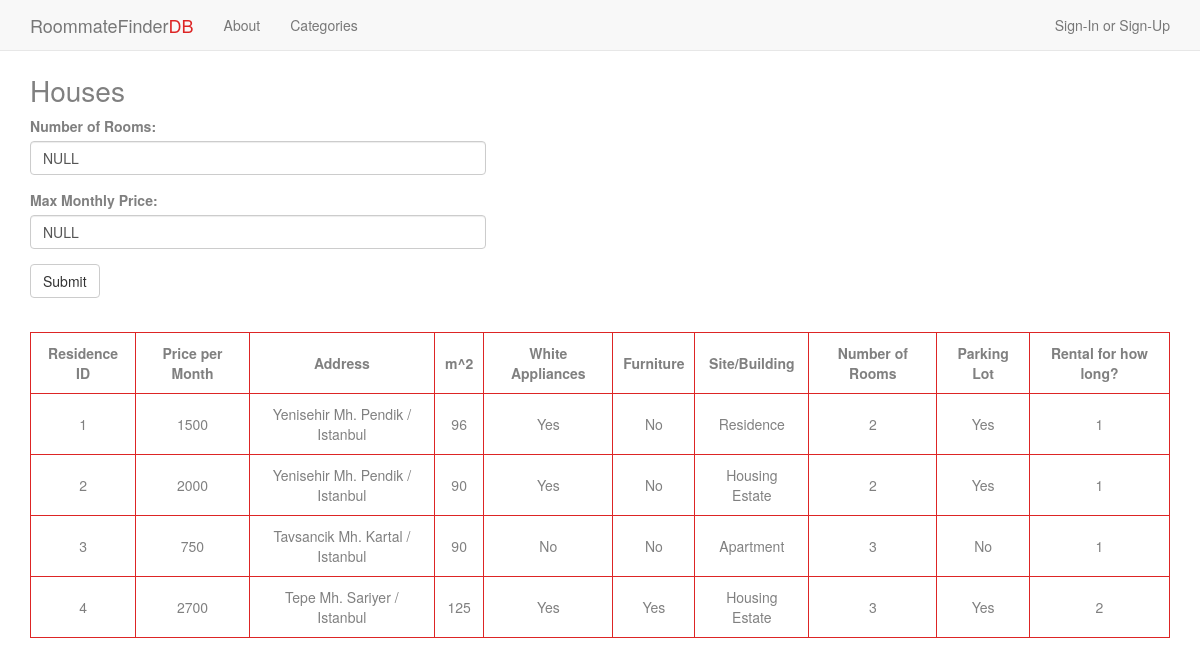
The page /houses.php on the database its author committed.
### tables this page shows
CREATE TABLE `houses` (
  `residence_id` int(11) NOT NULL,
  `monthly_price` int(6) DEFAULT NULL,
  `whiteApp` enum('Yes','No') DEFAULT NULL,
  `furniture` enum('Yes','No') DEFAULT NULL,
  `res_type` varchar(20) DEFAULT NULL,
  `numRooms` tinyint(4) DEFAULT NULL,
  `parking_lot` enum('Yes','No') DEFAULT NULL,
  `rental_period` tinyint(4) DEFAULT NULL,
  PRIMARY KEY (`residence_id`),
  CONSTRAINT `houses_ibfk_1` FOREIGN KEY (`residence_id`) REFERENCES `residences` (`residence_id`)
);

CREATE TABLE `residences` (
  `residence_id` int(11) NOT NULL,
  `neighborhood_id` int(11) NOT NULL,
  `address` varchar(100) DEFAULT NULL,
  `squaremeter` tinyint(4) DEFAULT NULL,
  PRIMARY KEY (`residence_id`),
  KEY `neighborhood_id` (`neighborhood_id`),
  CONSTRAINT `residences_ibfk_1` FOREIGN KEY (`neighborhood_id`) REFERENCES `neighborhoods` (`neighborhood_id`)
);

### houses.php (the view, shortened to what this page needs)
<?php
require ('connector.php');
$query = 'SELECT h.residence_id, h.monthly_price, r.address, r.squaremeter, h.whiteApp, h.furniture, h.res_type,h.numRooms,h.parking_lot, h.rental_period FROM houses AS h, residences AS r WHERE h.residence_id = r.residence_id ;';
$result = mysqli_query($db,$query);
?>
<!DOCTYPE html>
<html>
<body>
  <?php include 'basics.php'; ?>
  <div class="page">
    <h1>Houses</h1>
    <div class="forms">
      <form action="room_price.php" method="post">
        <div class="form-group">
          <label for="numrooms">Number of Rooms: </label>
          <input type="text" name="numrooms" id="numrooms" value="NULL" class="form-control">
        </div>
        <div class="form-group">
          <label for="price">Max Monthly Price: </label>
          <input type="text" name="price" id="price" value="NULL" class="form-control">
        </div>
        <button type="submit" class="btn btn-default">Submit</button>
      </form>
    </div>
    <?php if (mysqli_num_rows($result) != 0): ?>
      <table class="prefid">
       <thead>
        <tr>
          <th>Residence ID  </th>
          <th> Price per Month </th>
          <th> Address </th>
          <th> m^2 </th>
          <th>White Appliances  </th>
          <th>Furniture  </th>
          <th> Site/Building </th>
          <th> Number of Rooms  </th>
          <th> Parking Lot </th>
          <th> Rental for how long? </th>
        </tr>
      </thead>
      <tbody>
       <?php
       while($row = mysqli_fetch_assoc($result))
       {
        $residence_id = $row['residence_id'];
        $monthly_price = $row['monthly_price'];
        $address = $row['address'];
        $squaremeter = $row['squaremeter'];
        $whiteApp = $row['whiteApp'];
        $furniture = $row['furniture'];
        $res_type = $row['res_type'];
        $numRooms = $row['numRooms'];
        $parking_lot = $row['parking_lot'];
        $rental_period = $row['rental_period'];
        echo "<tr>
        <td>$residence_id</td>
        <td>$monthly_price</td>
        <td>$address</td>
        <td>$squaremeter</td>
        <td>$whiteApp</td>
        <td>$furniture</td>
        <td>$res_type</td>
        <td>$numRooms</td>
        <td>$parking_lot</td>
        <td>$rental_period</td>
      </tr>";
    }
    ?>
  </tbody>
</table>
<?php endif ?>
</div>
</body>
</html>

### style/roommate.css (style rules this page uses)
html { height: 100%; background-position: center; font-family: 'Lato', sans-serif; font-weight: 300; }
.page { margin: 75px auto; max-width: 1170px; padding-right: 15px; padding-left: 15px; color: grey; padding-bottom: 50px; }
.page h1 { font-size: 2em; }
h1 { font-weight: 400; font-size: 5em; }
table, td, th { border: 1px solid rgb(221, 37, 37); text-align: center; padding: 10px; }
th, td { padding-top: 10px; padding-bottom: 10px; }
.forms { width: 40%; float: left; margin-right: 60%; }
.prefid { margin-top: 3%; float: left; }

### rows shown on the page
houses: residence_id "1", monthly_price "1500", residence_id.address "Yenisehir Mh. Pendik / Istanbul", residence_id.squaremeter "96", whiteApp "Yes", furniture "No", res_type "Residence", numRooms "2", parking_lot "Yes", rental_period "1"
houses: residence_id "2", monthly_price "2000", residence_id.address "Yenisehir Mh. Pendik / Istanbul", residence_id.squaremeter "90", whiteApp "Yes", furniture "No", res_type "Housing Estate", numRooms "2", parking_lot "Yes", rental_period "1"
houses: residence_id "3", monthly_price "750", residence_id.address "Tavsancik Mh. Kartal / Istanbul", residence_id.squaremeter "90", whiteApp "No", furniture "No", res_type "Apartment", numRooms "3", parking_lot "No", rental_period "1"
houses: residence_id "4", monthly_price "2700", residence_id.address "Tepe Mh. Sariyer / Istanbul", residence_id.squaremeter "125", whiteApp "Yes", furniture "Yes", res_type "Housing Estate", numRooms "3", parking_lot "Yes", rental_period "2"
